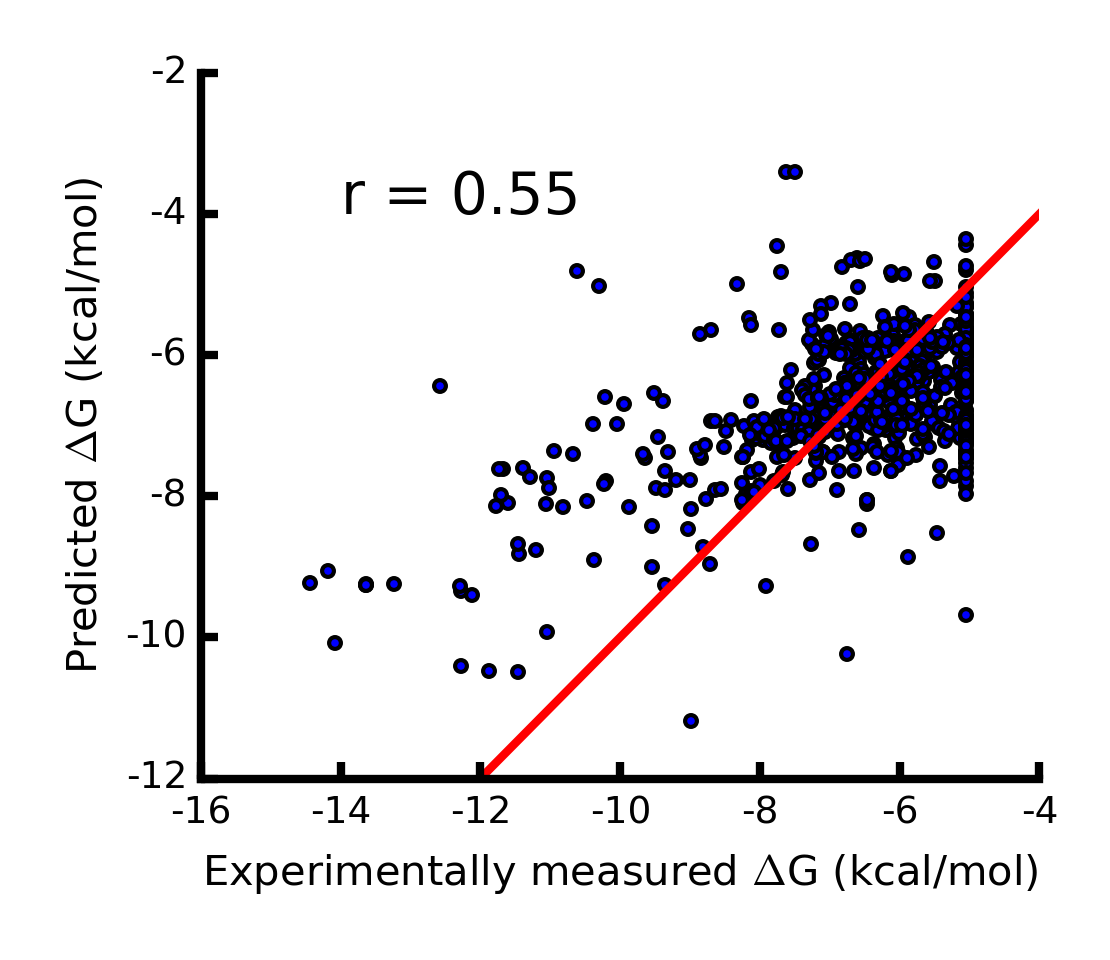

Generate this figure with Python:
#!/usr/bin/env python


import argparse
import numpy as np
import matplotlib.pyplot as plt
import re
from sklearn import linear_model
import linear_reg_functions as lrf

parser = argparse.ArgumentParser(description='Perform multilinear regression and simple LOOCV on ATLAS data with Rosetta energy terms')
parser.add_argument('-in', help='energy_table.txt', type=str, dest='infile', required=True)
args = parser.parse_args()

def plot_experiment_vs_predict(dGs, predictions, r):
	

	fig, ax = plt.subplots(figsize=(3.7,3.2))
	ax.plot(range(-15,1), range(-15,1), c='r', linewidth=2)
	ax.spines['right'].set_visible(False)
	ax.spines['top'].set_visible(False)
	ax.spines['left'].set_linewidth(2)
	ax.spines['bottom'].set_linewidth(2)
	ax.yaxis.set_ticks_position('left')
	ax.xaxis.set_ticks_position('bottom')
	ax.xaxis.set_tick_params(width=2)
	ax.yaxis.set_tick_params(width=2)
	ax.set_xlim([-16,-4])
	ax.set_ylim([-12,-2])
	ax.scatter(dGs, predictions, s=8)
	xticks = map(int,ax.get_xticks().tolist())
	yticks = map(int, ax.get_yticks().tolist())
	ax.set_xticklabels(xticks, fontsize=9)
	ax.set_yticklabels(yticks, fontsize=9)
	ax.text(-14, -4, 'r = ' + str(round(r[0,1], 2)), fontsize=14)
	ax.set_xlabel(r'Experimentally measured $\Delta$G (kcal/mol)', fontsize=10)
	ax.set_ylabel(r'Predicted $\Delta$G (kcal/mol)', fontsize=10)
	plt.tight_layout()
	plt.savefig('LOOCV.png', dpi=300)
	plt.close()
	return


def calculate_thetas(X, y):
	'''
	Calculate theta coefficients by ordinary least squares
	'''
	X = np.mat(X)
	y = y.reshape(len(y),1)
	thetas = (X.T*X).I*X.T*y
	return thetas


def RMSE(pred, true):
	'''
	Calculate root mean square error
	'''
	rmse = np.sqrt(np.mean(np.square(pred-true)))
	return rmse



def main():
	# Open data table
	IN = open(args.infile, 'r')
	# Column indices for energy terms
	feature_cols = [37,40,41,42,43,44,45,46]
	pdb_cols = [16, 21]
	num_features = len(feature_cols)
	# Load data and normalize
	dGs, X, header, pdbs =  lrf.load_data(IN, feature_cols, pdb_cols)
	num_samples=len(dGs)
	X = lrf.add_constant(X)
	for i in range(1, num_features + 1):
		X[:,i] = lrf.feature_scale(X[:,i])

	# Leave-one-out cross-validation
	predicted_values = np.zeros(num_samples)
	weight_matrix = np.zeros((num_samples, num_features+1))
	rowIDs = range(num_samples)
	for rowID in range(num_samples):
		rowIDs.remove(rowID)
		x = X[rowIDs, :] # extract just data needed
		thetas = calculate_thetas(x, dGs[rowIDs])
		x = np.mat(X[rowID, :]) # test on sample we left out
		predicted_values[rowID] = x*thetas
		weight_matrix[rowID,:] = thetas.T
		rowIDs.append(rowID) # put it back in for next round

	# Stats
	testErr = RMSE(predicted_values, dGs)
	print '*******************************'
	print 'RMSE: ' + str(testErr) + ' kcal/mol'
	r = np.corrcoef(predicted_values, dGs)
	print 'Pearson\'s r: ' + str(r[0,1])
	print '*******************************'
	
	print np.mean(weight_matrix, axis = 0)
	plot_experiment_vs_predict(dGs, predicted_values, r)


	# plt.plot(range(-15,1), range(-15,1), c='r')
	# plt.xlim(-13,-4)
	# plt.ylim(-12,-3)
	# plt.scatter(dGs, predicted_values)
	# plt.title('ATLAS TCR-pMHC complexes')
	# plt.xlabel('Experimentally measured binding affinity (kcal/mol)')
	# plt.ylabel('Predicted binding affinity (kcal/mol)')
	# plt.savefig('LOOCV.png')


if __name__ == '__main__':
	main()